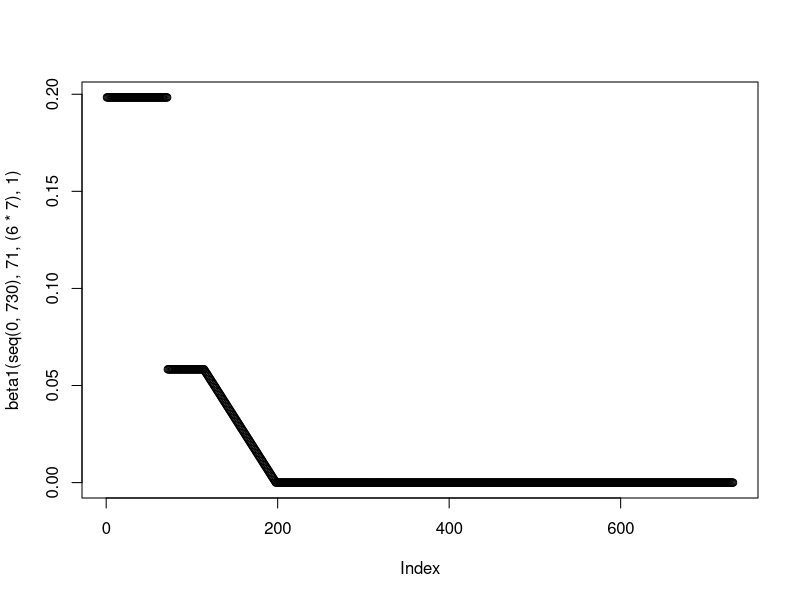
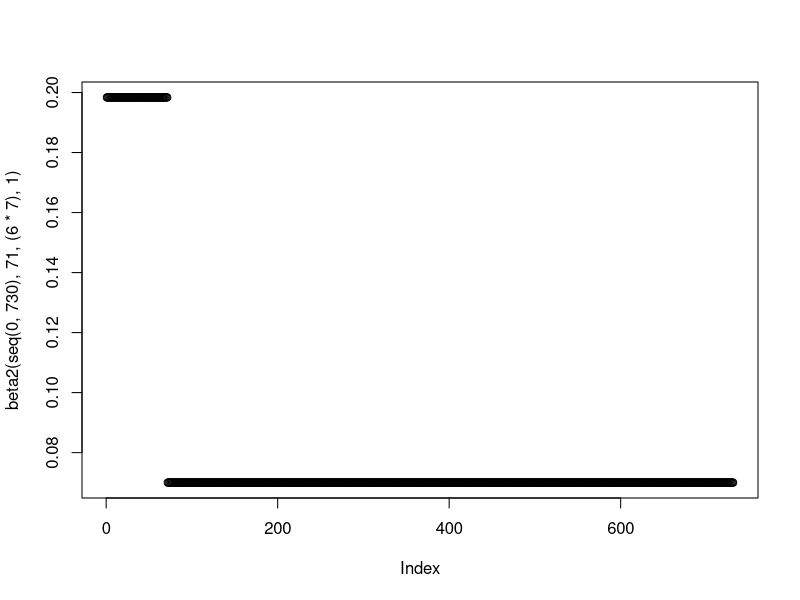
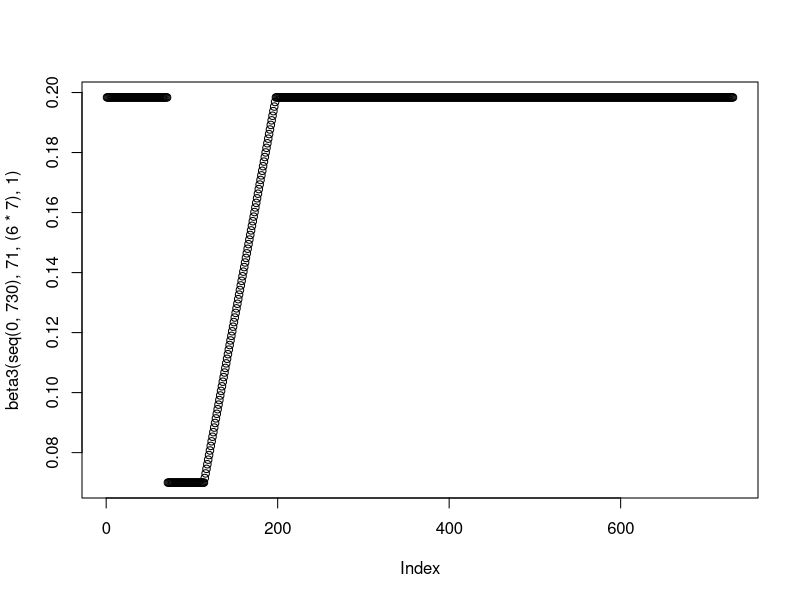
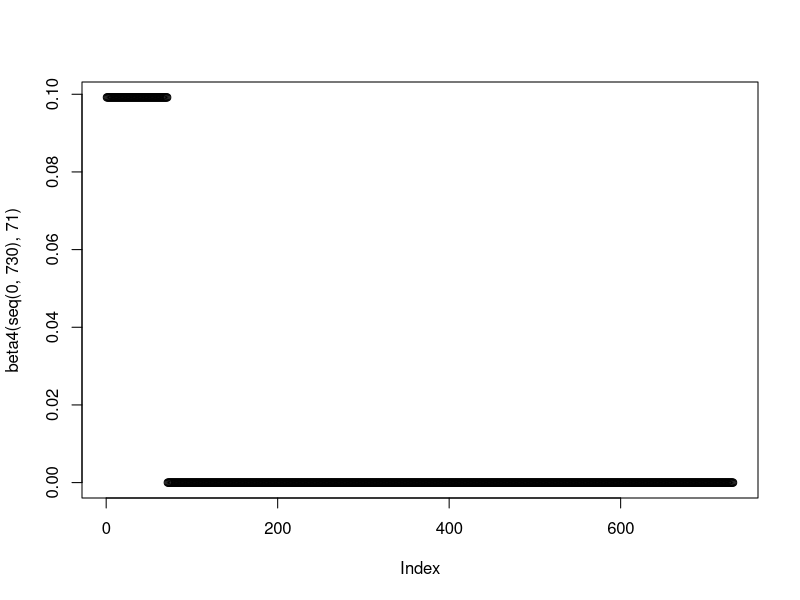
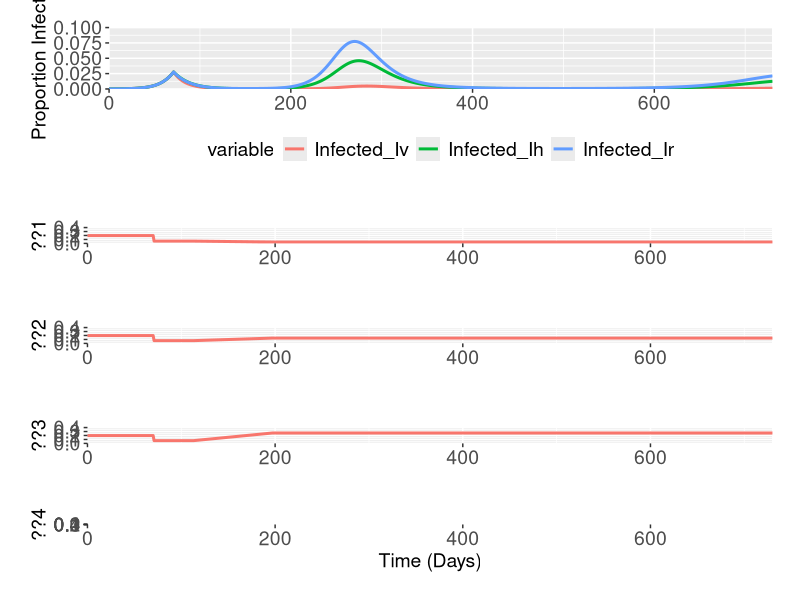

Generate these figures, in order, with R:
rm(list=ls())
library("deSolve"); library("ggplot2"); library("ggpubr"); library("reshape2"); library("dplyr"); library("RColorBrewer")

#### Model Functions ####

#Function for the generation time/(1/gamma) parameter
GenTime <- function(T2, R0) {
  G = T2 * ((R0-1)/log(2))
  return(G)
}

(2.8*(1/(GenTime(3.3,2.8))))

#Function to model intervention - currently set at baseline - added additional functionality to it
beta1 <- function(time, tstart1, tdur, scaling) {
  beta1_2 <- (0.6*(1/(GenTime(3.3,2.8)))) * (1-scaling)
  betalin <- approxfun(x=c(tstart1+tdur, tstart1+tdur+(12*7)), y = c(0.5*(1/(GenTime(3.3,2.8))), beta1_2), method="linear", rule  =2)
  ifelse((time >= tstart1 & time <= tstart1+tdur), #Phase 2
         0.5*(1/(GenTime(3.3,2.8))),
         ifelse((time >= tstart1+tdur & time <= tstart1+tdur+(12*7)), #Phase 3
                betalin(time),
                ifelse((time >= tstart1+tdur+(12*7) & time <= 730),
                       beta1_2,
                       1.7*(1/(GenTime(3.3,2.8))))))}

plot(beta1(seq(0,730), 71, (6*7), 1))

beta2 <- function(time, tstart1, tdur, scaling) {
  beta1_2 <- (1.7*(1/(GenTime(3.3,2.8))) - ((1.7*(1/(GenTime(3.3,2.8))) - 0.6*(1/(GenTime(3.3,2.8))))*scaling))
  betalin <- approxfun(x=c(tstart1+tdur, tstart1+tdur+(12*7)), y = c(0.6*(1/(GenTime(3.3,2.8))), beta1_2), method="linear", rule  =2)
  ifelse((time >= tstart1 & time <= tstart1+tdur), #Phase 2
         0.6*(1/(GenTime(3.3,2.8))),
         ifelse((time >= tstart1+tdur & time <= tstart1+tdur+(12*7)), #Phase 3
                betalin(time),
                ifelse((time >= tstart1+tdur+(12*7) & time <= 730),
                       beta1_2,
                       1.7*(1/(GenTime(3.3,2.8))))))}

plot(beta2(seq(0,730), 71, (6*7), 1))

beta3 <- function(time, tstart1, tdur, scaling) {
  beta1_2 <- (2.8*(1/(GenTime(3.3,2.8))) - ((2.8*(1/(GenTime(3.3,2.8))) - 1.7*(1/(GenTime(3.3,2.8))))*scaling))
  betalin <- approxfun(x=c(tstart1+tdur, tstart1+tdur+(12*7)), y = c(0.6*(1/(GenTime(3.3,2.8))), beta1_2), method="linear", rule  =2)
  ifelse((time >= tstart1 & time <= tstart1+tdur), #Phase 2
         0.6*(1/(GenTime(3.3,2.8))),
         ifelse((time >= tstart1+tdur & time <= tstart1+tdur+(12*7)), #Phase 3
                betalin(time),
                ifelse((time >= tstart1+tdur+(12*7) & time <= 730),
                       beta1_2,
                       1.7*(1/(GenTime(3.3,2.8))))))}

plot(beta3(seq(0,730), 71, (6*7), 1))

beta4 <- function(time, tstart1) {
  ifelse((time >= tstart1 & time <= 730), #Phase 2
         0, 
         0.85*(1/(GenTime(3.3,2.8)))
  )
}

plot(beta4(seq(0,730), 71))

#Function for Shielded/non-Shielded Pop
SIRS <- function(time, state, parameters) {
  with(as.list(c(state, parameters)), {
      dSv = - beta1(time,tstart1,tdur,scaling)*Iv*Sv - 
        beta1(time,tstart1,tdur,scaling)*Ih*Sv -
        beta4(time,tstart1)*In*Sv - 
        beta1(time,tstart1,tdur,scaling)*bv*0.5*(1-cb)*Iv*Sv - 
        beta1(time,tstart1,tdur,scaling)*bv*0.5*(1-cb)*Ih*Sv  + zeta*Rv
      
      dSh = - beta2(time,tstart1,tdur,scaling)*Ih*Sh - 
        beta2(time,tstart1,tdur,scaling)*In*Sh -
        beta1(time,tstart1,tdur,scaling)*Iv*Sh + zeta*Rh
      
      dSn = - beta3(time,tstart1,tdur,scaling)*In*Sn - 
        beta2(time,tstart1,tdur,scaling)*Ih*Sn -
        beta4(time,tstart1)*Iv*Sn - 
        beta3(time,tstart1,tdur,scaling)*bn*(1-cb)*In*Sn + zeta*Rn
      
      
      dIv = beta1(time,tstart1,tdur,scaling)*Iv*Sv + 
        beta1(time,tstart1,tdur,scaling)*Ih*Sv +
        beta4(time,tstart1)*In*Sv + 
        beta1(time,tstart1,tdur,scaling)*bv*0.5*(1-cb)*Iv*Sv + 
        beta1(time,tstart1,tdur,scaling)*bv*0.5*(1-cb)*Ih*Sv - gamma*Iv
      
      dIh = beta2(time,tstart1,tdur,scaling)*Ih*Sh + 
        beta2(time,tstart1,tdur,scaling)*In*Sh +
        beta1(time,tstart1,tdur,scaling)*Iv*Sh - gamma*Ih
      
      dIn = beta3(time,tstart1,tdur,scaling)*In*Sn + 
        beta2(time,tstart1,tdur,scaling)*Ih*Sn +
        beta4(time,tstart1)*Iv*Sn + 
        beta3(time,tstart1,tdur,scaling)*bn*(1-cb)*In*Sn - gamma*In
      
      
      dRv = gamma*Iv - zeta*Rv
      
      dRh = gamma*Ih - zeta*Rh
      
      dRn = gamma*In - zeta*Rn
    return(list(c(dSv, dSh, dSn, dIv, dIh, dIn, dRv, dRh, dRn)))
  })
}

#### Testing the Model Structure + Obtaining Specific Information from Model Runs ####

#Initial Conditions and Times

init <- c(Sv = 0.2 - (0.0001*0.2), Sh = 0.2 - (0.0001*0.2), Sn = 0.6 - (0.0001*0.6), Iv = 0.0001*0.2, Ih = 0.0001*0.2, In = 0.0001*0.6, Rv= 0, Rh = 0, Rn = 0)
times <- seq(0,730,by = 1)
parms = c(gamma = 1/(GenTime(3.3,2.8)), 
          zeta = 1/365,
          tstart1 = 71, 
          tdur = 6*7,
          scaling = 0.5,
          cb = 0.5,
          bv = 0.6/0.2,
          bn = 0.2/0.6) #CAN VARY THIS - DEPENDING ON FACTOR EXPLORED

out1 <- data.frame(ode(y = init, func = SIRS, times = times, parms = parms))

out1$Sv <- out1$Sv/0.20; out1$Sh <- out1$Sh/0.2; out1$Sn <- out1$Sn/0.60
out1$Iv <- out1$Iv/0.20; out1$Ih <- out1$Ih/0.2; out1$In <- out1$In/0.60
out1$Rv <- out1$Rv/0.20; out1$Rh <- out1$Rh/0.2; out1$Rn <- out1$Rn/0.60

out1$Beta1 <- beta1(seq(0,730), 71, (6*7), 0.5) #VARY THIS ASWELL
out1$Beta2 <- beta2(seq(0,730), 71, (6*7), 0.5)
out1$Beta3 <- beta3(seq(0,730), 71, (6*7), 0.5)
out1$Beta4 <- beta4(seq(0,730), 71)

colnames(out1) <- c("Time", "Suscv", "Susch", "Suscnv", "Infected_Iv", "Infected_Ih", "Infected_Ir", 
                    "Recovv", "Recovh", "Recovnv", "Beta1", "Beta2", "Beta3", "Beta4")

statsinfecv <- melt(out1, id.vars = c("Time"), measure.vars = c("Infected_Iv", "Infected_Ih", "Infected_Ir"))
statsbeta1 <- melt(out1, id.vars =  c("Time"), measure.vars = c("Beta1"))
statsbeta2 <- melt(out1, id.vars =  c("Time"), measure.vars = c("Beta2"))
statsbeta3 <- melt(out1, id.vars =  c("Time"), measure.vars = c("Beta3"))
statsbeta4 <- melt(out1, id.vars =  c("Time"), measure.vars = c("Beta4"))


#### Aggregated Plots ####
pinfv <- ggplot(data = statsinfecv, aes(x = (Time), y = value, col = variable)) + geom_line(size = 1.02, stat = "identity") +
  labs(x ="Time (Days)", y = "Proportion Infected") + scale_y_continuous(limits = c(0,0.1),  expand = c(0,0)) +
  theme(legend.position = "bottom", legend.title = element_text(size=14), legend.text=element_text(size=14),  axis.text=element_text(size=14),
        axis.title.y=element_text(size=14),axis.title.x= element_blank(), 
        legend.spacing.x = unit(0.3, 'cm'), plot.margin=unit(c(0.7,0.7,0.8,0.8),"cm")) + scale_x_continuous(expand = c(0, 0))

pbeta1 <- ggplot(data = statsbeta1, aes(x = (Time), y = value, col = variable)) + geom_line(size = 1.02, stat = "identity") +
  labs(x ="Time (Days)", y = "??1") + scale_y_continuous(limits = c(0,0.4),  expand = c(0,0)) +
  theme(legend.position = "none", legend.title = element_text(size=14), legend.text=element_text(size=14),  axis.text=element_text(size=14),
        axis.title.y=element_text(size=14),axis.title.x= element_blank(), 
        legend.spacing.x = unit(0.3, 'cm'), plot.margin=unit(c(0.7,0.7,0.8,0.8),"cm")) + scale_x_continuous(expand = c(0, 0)) 

pbeta2 <- ggplot(data = statsbeta2, aes(x = (Time), y = value, col = variable)) + geom_line(size = 1.02, stat = "identity") +
  labs(x ="Time (Days)", y = "??2") + scale_y_continuous(limits = c(0,0.4),  expand = c(0,0)) +
  theme(legend.position = "none", legend.title = element_text(size=14), legend.text=element_text(size=14),  axis.text=element_text(size=14),
        axis.title.y=element_text(size=14),axis.title.x= element_blank(), 
        legend.spacing.x = unit(0.3, 'cm'), plot.margin=unit(c(0.7,0.7,0.8,0.8),"cm")) + scale_x_continuous(expand = c(0, 0)) 

pbeta3 <- ggplot(data = statsbeta3, aes(x = (Time), y = value, col = variable)) + geom_line(size = 1.02, stat = "identity") +
  labs(x ="Time (Days)", y = "??3") + scale_y_continuous(limits = c(0,0.4),  expand = c(0,0)) +
  theme(legend.position = "none", legend.title = element_text(size=14), legend.text=element_text(size=14),  axis.text=element_text(size=14),
        axis.title.y=element_text(size=14),axis.title.x= element_blank(), 
        legend.spacing.x = unit(0.3, 'cm'), plot.margin=unit(c(0.7,0.7,0.8,0.8),"cm")) + scale_x_continuous(expand = c(0, 0)) 

pbeta4 <- ggplot(data = statsbeta4, aes(x = (Time), y = value, col = variable)) + geom_line(size = 1.02, stat = "identity") +
  labs(x ="Time (Days)", y = "??4") + scale_y_continuous(limits = c(0,0.4),  expand = c(0,0)) +
  theme(legend.position = "none", legend.title = element_text(size=14), legend.text=element_text(size=14),  axis.text=element_text(size=14),
        axis.title.y=element_text(size=14),axis.title.x= element_text(size=14), 
        legend.spacing.x = unit(0.3, 'cm'), plot.margin=unit(c(0.7,0.7,0.8,0.8),"cm")) + scale_x_continuous(expand = c(0, 0)) 

ggarrange(pinfv, pbeta1, pbeta2, pbeta3, pbeta4, nrow = 5, ncol = 1, heights = c(0.4, 0.2, 0.2, 0.2, 0.2)) 
